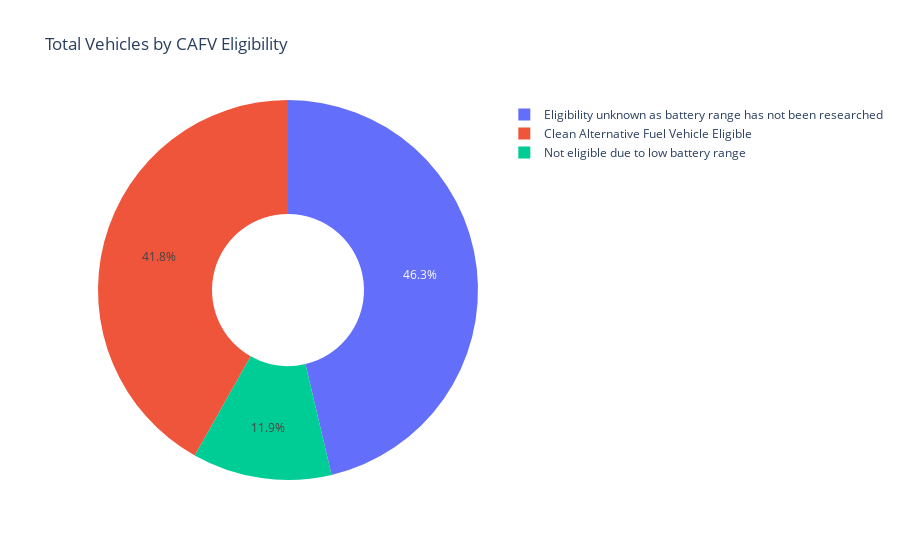

Notebook source saved alongside this figure:
### Code cell
cafv_df = (
    df.groupby("Clean Alternative Fuel Vehicle (CAFV) Eligibility")
    .size()
    .reset_index(name="Total Vehicles")
)

fig_cafv = px.pie(
    cafv_df,
    names="Clean Alternative Fuel Vehicle (CAFV) Eligibility",
    values="Total Vehicles",
    hole=0.4,
    title="Total Vehicles by CAFV Eligibility"
)

fig_cafv.show()

### Figure 1 — Plotly figure (JSON) as saved in the notebook; plotly's stock layout.template omitted (floating-point values rounded to 4 significant figures)
{"data": [{"domain": {"x": [0, 1], "y": [0, 1]}, "hole": 0.4, "hovertemplate": "Clean Alternative Fuel Vehicle (CAFV) Eligibility=%{label}<br>Total Vehicles=%{value}<extra></extra>", "labels": ["Clean Alternative Fuel Vehicle Eligible", "Eligibility unknown as battery range has not been researched", "Not eligible due to low battery range"], "legendgroup": "", "name": "", "showlegend": true, "type": "pie", "values": [62951, 69698, 17833]}], "layout": {"legend": {"tracegroupgap": 0}, "title": {"text": "Total Vehicles by CAFV Eligibility"}}}
